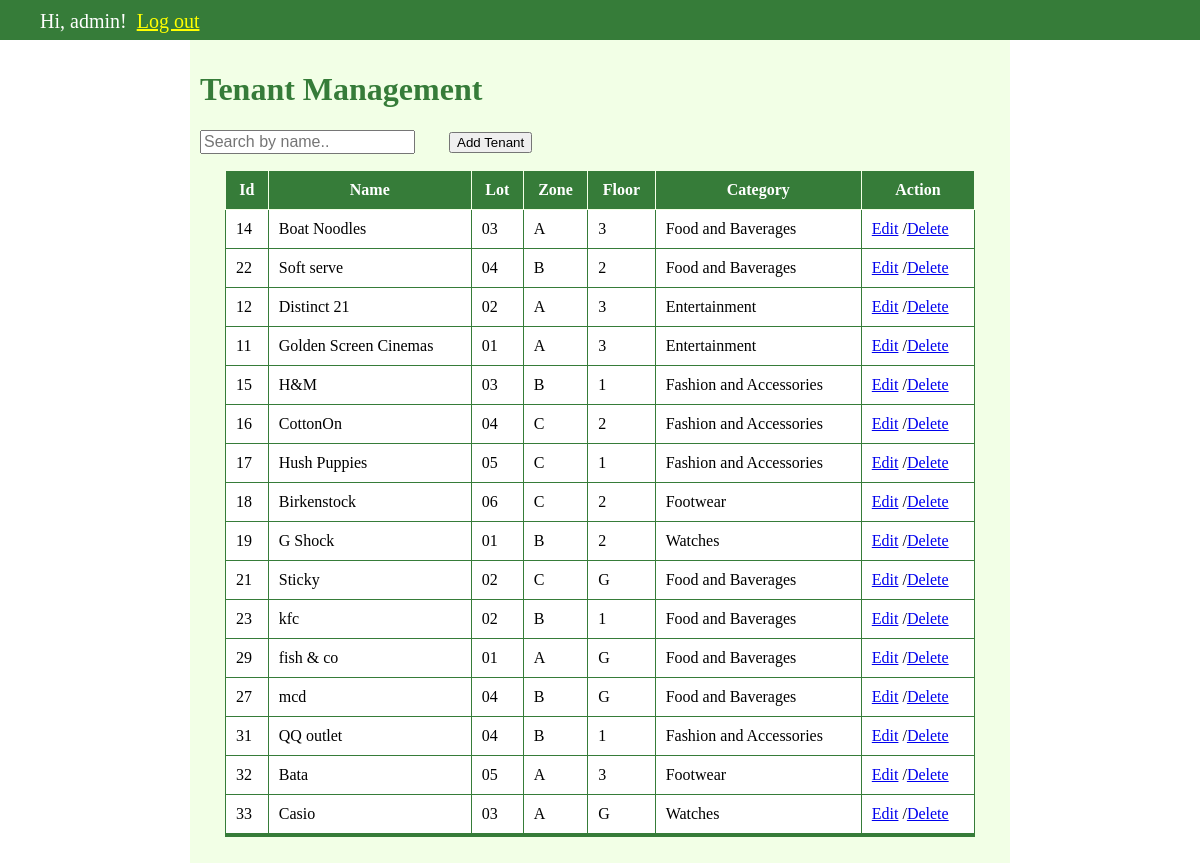
The page /admin/index.php (signed in) on the database its author committed.
### tables this page shows
CREATE TABLE `tenant` (
  `id` int(11) NOT NULL,
  `name` text NOT NULL,
  `lot` varchar(255) NOT NULL,
  `zone` varchar(255) NOT NULL,
  `floor` varchar(255) NOT NULL,
  `category` varchar(255) NOT NULL
);

### admin/index.php (the view, shortened to what this page needs)
<?php
include('../includes/header_admin.php');
?>
<!DOCTYPE html>
<html>
<head>
<link rel="stylesheet" type="text/css" href="../includes/style.css">
</head>
<body>
<div class="container">
<h1>Tenant Management</h1>
<input type="text" id="searchInput" onkeyup="searchBy()" placeholder="Search by name..">
<button id="addTenant" onclick="document.location.href='create.php'">Add Tenant</button><dl>
<table id="tenantTable">
	<thead>
	<tr>
	<th>Id</th>
	<th>Name</th>
	<th>Lot</th>
	<th>Zone</th>
	<th>Floor</th>
	<th>Category</th>
	<th>Action</th>
	</tr>
	</thead>
	<tbody>
	<?php
		$db = initdb();
		$sql = "SELECT * FROM tenant";
		if($stmt = $db->prepare($sql)):
			if($stmt->bind_result($id, $name, $lot, $zone, $floor, $category)):
				if($stmt->execute()):
					while($stmt->fetch()):
	?>
					<tr>
					<td><?=$id?></td>
					<td><?=$name?></td>
					<td><?=$lot?></td>
					<td><?=$zone?></td>
					<td><?=$floor?></td>
					<td><?=$category?></td>
					<td>
					<a href="update.php?id=<?=$id?>">Edit</a>
					/<a href='#' onclick="confirmDelete(<?=$id?>);">Delete</a>
					</td>
					</tr>
	<?php
					endwhile;
				else:
					die('execute() failed: ' . htmlspecialchars($stmt->error));
				endif;
			else:
				die('bind_result() failed: ' . htmlspecialchars($stmt->error));
			endif;
		else:
			die("prepare() failed: " . htmlspecialchars($db->error) );
		endif;
	?>
	</tbody>
</table>
</div>
</body>
</html>

### includes/style.css (style rules this page uses)
div.container { margin: auto; width: 800px; padding: 10px; background-color: rgb(242, 255, 230); }
table { font-family: Calibri; border-collapse: collapse; border-color: rgb(242, 255, 230); border-bottom: 4px solid rgb(54, 124, 57); margin: auto; width: 750px; }
h1 { color: rgb(54, 124, 57); }
body { margin: 0px; }
th { color: white; background-color: rgb(54, 124, 57); border: 1px solid rgb(242, 255, 230); text-align: center; padding: 10px; }
td { border: 1px solid rgb(54, 124, 57); padding: 10px; background-color: white; }
#addTenant { margin-left: 30px; }
#searchInput { font-size:16px; }

### rows shown on the page
tenant: id "14", name "Boat Noodles", lot "03", zone "A", floor "3", category "Food and Baverages"
tenant: id "22", name "Soft serve", lot "04", zone "B", floor "2", category "Food and Baverages"
tenant: id "12", name "Distinct 21", lot "02", zone "A", floor "3", category "Entertainment"
tenant: id "11", name "Golden Screen Cinemas", lot "01", zone "A", floor "3", category "Entertainment"
tenant: id "15", name "H&M", lot "03", zone "B", floor "1", category "Fashion and Accessories"
tenant: id "16", name "CottonOn", lot "04", zone "C", floor "2", category "Fashion and Accessories"
tenant: id "17", name "Hush Puppies", lot "05", zone "C", floor "1", category "Fashion and Accessories"
tenant: id "18", name "Birkenstock", lot "06", zone "C", floor "2", category "Footwear"
tenant: id "19", name "G Shock", lot "01", zone "B", floor "2", category "Watches"
tenant: id "21", name "Sticky", lot "02", zone "C", floor "G", category "Food and Baverages"
tenant: id "23", name "kfc", lot "02", zone "B", floor "1", category "Food and Baverages"
tenant: id "29", name "fish & co", lot "01", zone "A", floor "G", category "Food and Baverages"
tenant: id "27", name "mcd", lot "04", zone "B", floor "G", category "Food and Baverages"
tenant: id "31", name "QQ outlet", lot "04", zone "B", floor "1", category "Fashion and Accessories"
tenant: id "32", name "Bata", lot "05", zone "A", floor "3", category "Footwear"
tenant: id "33", name "Casio", lot "03", zone "A", floor "G", category "Watches"

### other values the page prints
$_SESSION['login_user'] "admin"
